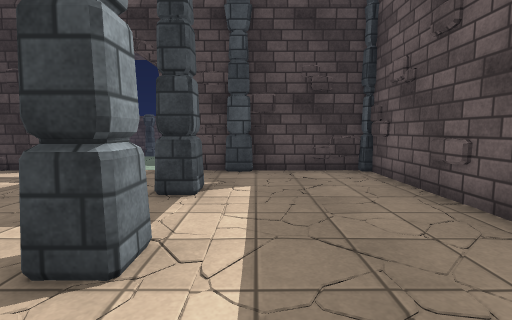
View 1 (above)

14 first-person views from a walk through a Unity game level. The camera is 1.2 m above the floor, tilts 6° down and sees 85° across. Doors are open. The floor is counted in squares, 1 m on a side. Each view is taken from the middle of a square. On the plan, view 1 faces up. The plan holds only what a view shows up to about 13 squares ahead; the rest is blank. The place goes on beyond the plan. The player is left out. Some animated figures are left out. Surface patterns are stand-ins for the level's own textures.

View 2
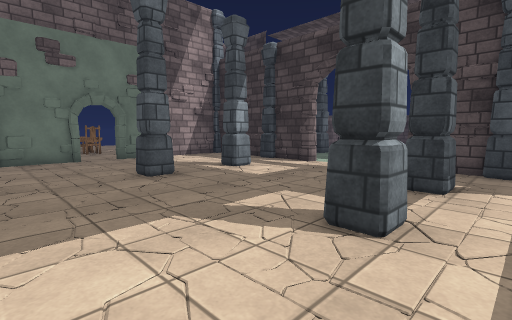

View 3
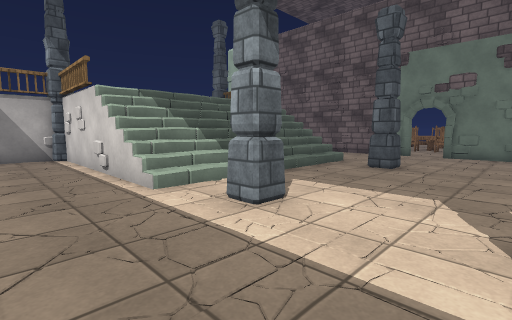

View 4
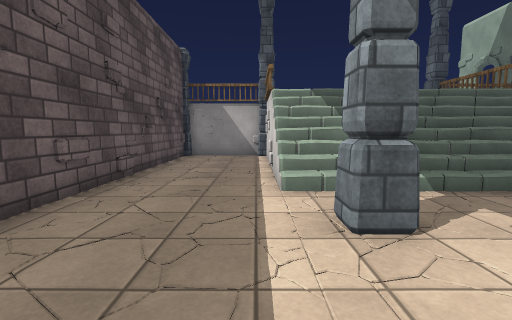

View 5
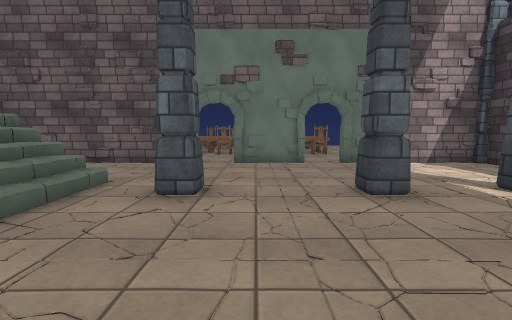

View 6
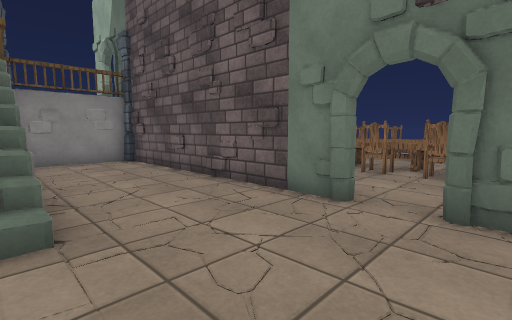

View 7
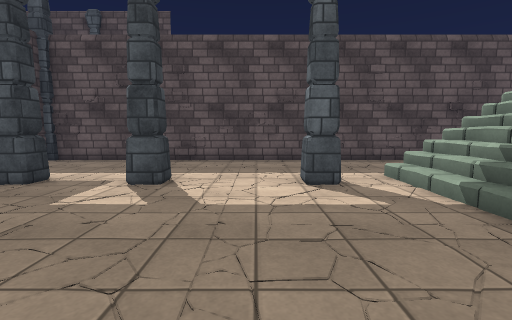

View 8
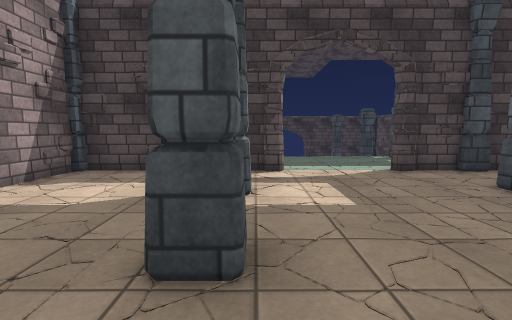

View 9
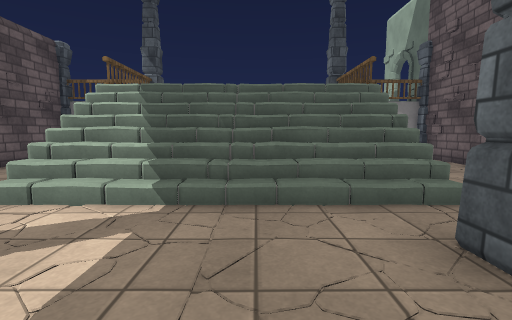

View 10
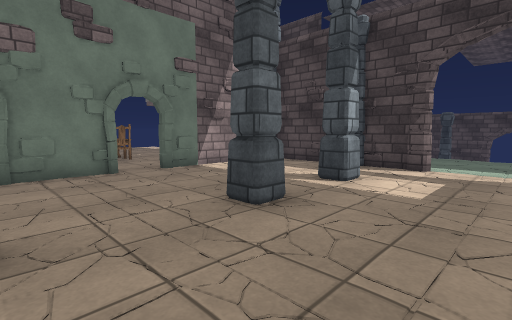

View 11
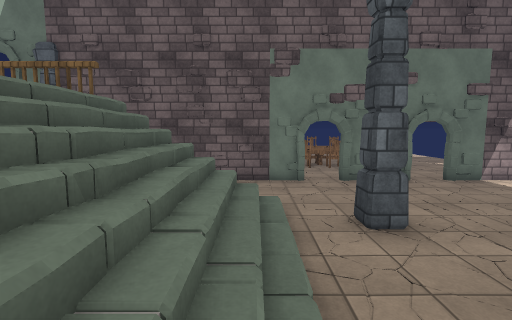

View 12
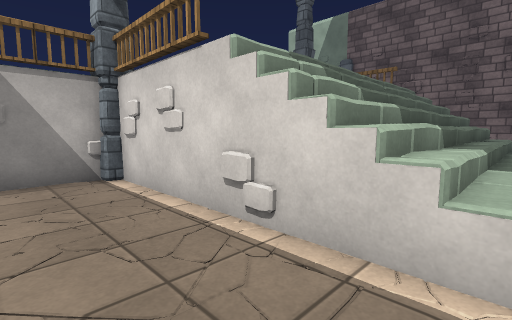

View 13
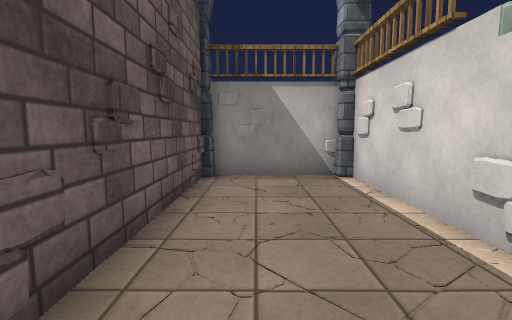

View 14
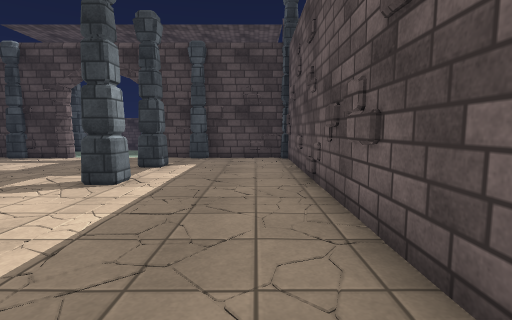

### Floor plan
Key: @ floor where view 1 was taken; # wall or solid block; x gap in a wall; . main floor; : floor 2 m higher than the main floor; / step, stairs or slope; D open door; = window, fence, low wall or low ledge; P pillar; R railing; T table; C chair; O other object.
Columns run from 18 left of view 1 to 4 right of it. Each row starts with its distance up from view 1.
 13            //////PP
 12            ......PP
 11            ......
 10            ......
  9      PP=  P#DDD#.PP###
  8      P######DDDD###.###
  7      ##...............#
  6      ##...PP....PP....#
  5      ##...PP....PP....#
  4  OC..##...............#
  3  OC..DD...PP....PP...##
  2     .DD...PP....PP...#
  1      ##..............#
  0      ##...........@..##
 -1 TTC..DD...PP....PP....#
 -2 TTC..DD...PP....PP....#
 -3 TTC..##...............#
 -4 TTC  ##...////////....#
 -5       #...=///////....#
 -6       #...:::::  :...##
 -7       #...       x...#
 -8       #...R      #...##
 -9       #...R      #....#
-10       #...R      #...##
-11       #..PP      RR..#P
-12       #RRPP      PPRRPP
-13       D
-14       D

Positions as (right, up) in squares from view 1, and headings:
1: (0, 0), facing up
2: (0, -1), facing up-left
3: (2, 2), facing down-left
4: (0, 2), facing down
5: (-2, 0), facing left
6: (-8, 0), facing down-left
7: (-8, 0), facing right
8: (-7, 0), facing up
9: (-5, 1), facing down
10: (-4, -1), facing up-left
11: (-2, -4), facing left
12: (2, -4), facing down-left
13: (2, -4), facing down
14: (2, -4), facing up
